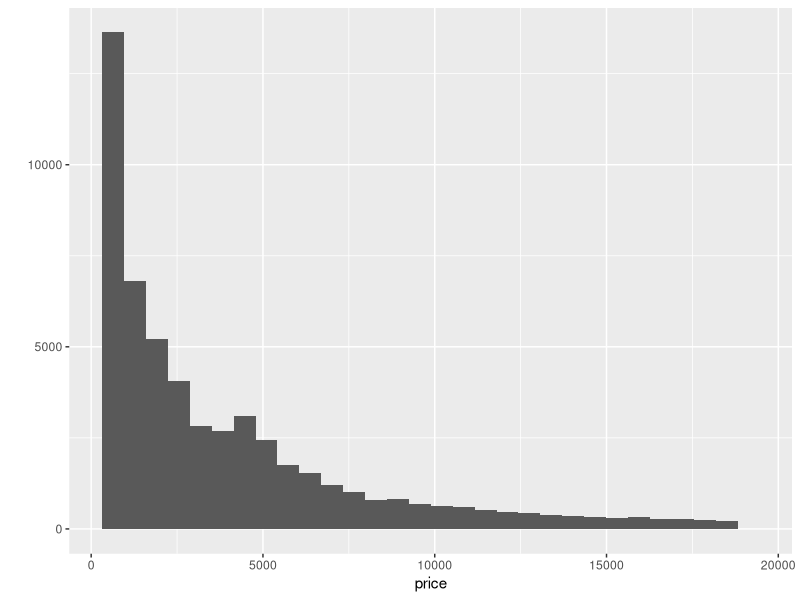
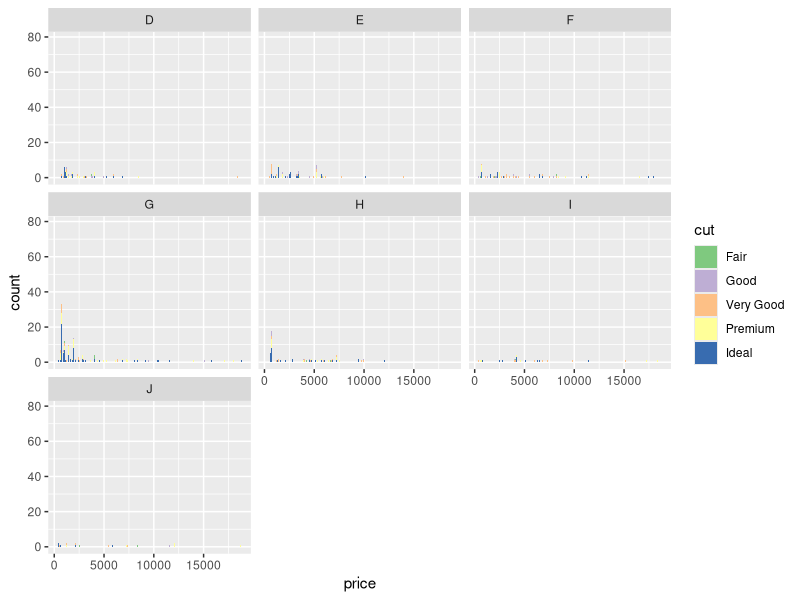

Source code (R) for these figures, in order:
## ---- chunk 1
library(ggplot2)
data(diamonds)
?diamonds
## ---- chunk 2
dim(diamonds)
summary(diamonds)
## ---- chunk 3
diamonds$color

## ---- chunk 4
qplot(price, data = diamonds)
mean(diamonds$price)
median(diamonds$price)
## ---- chunk 5
ggplot(aes(price,fill=cut),data=diamonds)+geom_bar()+facet_wrap(~color)+scale_fill_brewer(type = 'qual')
